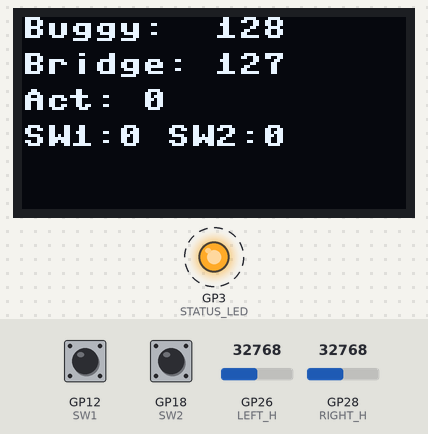
This program was run on a simulated Raspberry Pi Pico running MicroPython. Shown: 128×64 one-colour display, output pins drawn as LEDs (lit = HIGH). Dashed ring = blinking. The inputs (shaded band) are chosen by the test bench; at power-on: GP26 (LEFT_H) = 32768, GP18 (SW2) LOW, GP28 (RIGHT_H) = 32768, GP12 (SW1) LOW (analog values on the 0–65535 scale). No radio messages arrive unless stated (any console line starting 'radio sent:' is added by the test bench); library files of the repository ran but are not shown: ssd1306.py; what the program prints to the serial console is not drawn.

Above: at 0.91 s.
1.4 s: GP26 (LEFT_H) set to 45874
At 1.83 s:
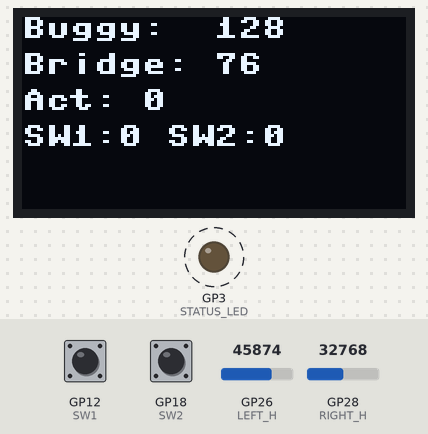
3.1 s: GP18 (SW2) pulled HIGH for 0.15 s
At 3.37 s:
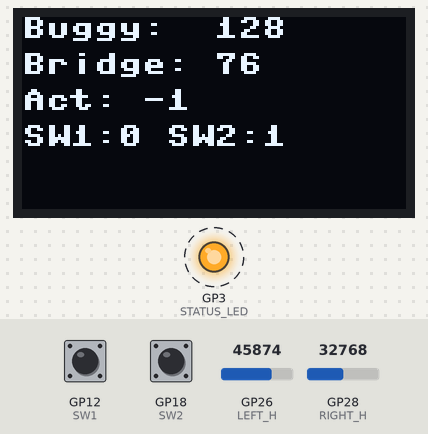
3.8 s: GP18 (SW2) pulled HIGH for 3.2 s
7.6 s: GP28 (RIGHT_H) set to 45874
At 8.28 s:
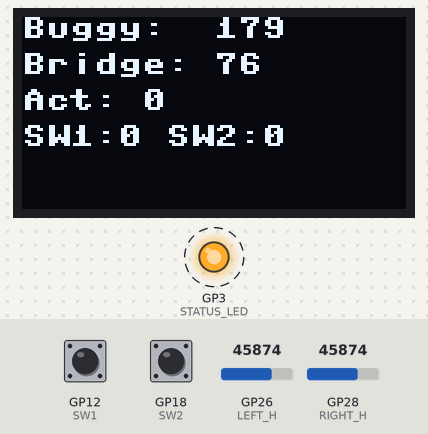
9.3 s: GP12 (SW1) pulled HIGH for 0.15 s
At 9.51 s:
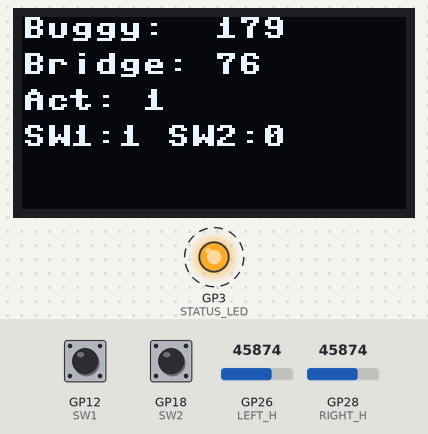
10.0 s: GP18 (SW2) pulled HIGH for 1 s
At 10.73 s:
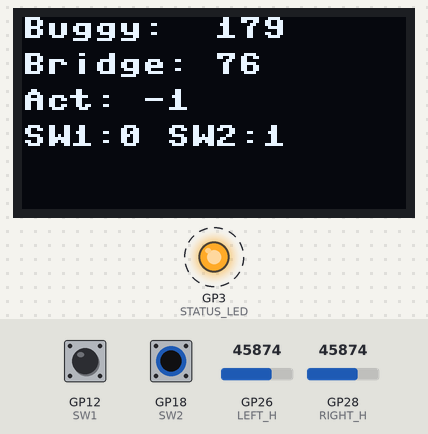
Timing chart, 0 to 12.6 s (numbered marks = the images above; inputs shaded):
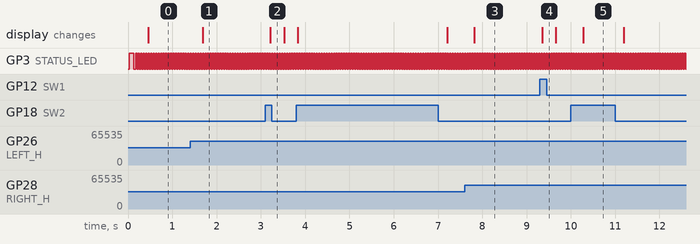

Measured:
- after the input at 1.4 s, the display: changes after 0.28 s (image 1)
- after the input at 3.1 s, the display: changes after 0.12 s (image 2)
- after the input at 7.6 s, the display: changes after 0.22 s (image 3)
- after the input at 9.3 s, the display: changes after 0.06 s (image 4)
- after the input at 10.0 s, the display: changes after 0.28 s (image 5)
- by itself, GP3 (STATUS_LED): alternates HIGH for 0.03 s and LOW for 0.03 s

The program:

main.py
```python
"""
Transmitter (the controller board)
"""
import utime
import struct
from machine import Pin, SPI, ADC
from ssd1306 import SSD1306_I2C
from nrf24l01 import NRF24L01
from machine import SoftI2C


# ---------------------------------------------------------------------------
# Radio configuration — must match the transmitter exactly
# ---------------------------------------------------------------------------
RADIO_CHANNEL  = 90
PAYLOAD_SIZE   = 5
PIPE_ADDRESS   = b"\xe1\xf0\xf0\xf0\xf0"

# GPIO pins on the pico
PIN_MISO = 4
PIN_SCK = 6
PIN_MOSI = 7
PIN_CS = 14
PIN_CE = 17

# Button switches
# SW1 = Pin(11, Pin.IN, Pin.PULL_DOWN)
# SW2 = Pin(10, Pin.IN, Pin.PULL_DOWN)

# Screen
OLED_SDA = Pin(20, Pin.OUT)
OLED_SCL = Pin(21, Pin.OUT)

i2c = SoftI2C(sda=OLED_SDA, scl=OLED_SCL)
oled = SSD1306_I2C(128, 64, i2c)
oled.rotate(180)

# ADC channels (joystick)
LEFT_H = ADC(Pin(26))
LEFT_V = ADC(Pin(27))
RIGHT_H = ADC(Pin(28))

# joystick switch
SW1 = Pin(12, Pin.IN, Pin.PULL_DOWN)
SW2 = Pin(18, Pin.IN, Pin.PULL_DOWN)

# status
STATUS_LED = Pin(3, Pin.OUT)

# ---------------------------------------------------------------------------
# Radio initialisation
# ---------------------------------------------------------------------------
def init_radio():
    spi = SPI(0,
              baudrate=4_000_000,
              polarity=0,
              phase=0,
              sck=Pin(PIN_SCK),
              mosi=Pin(PIN_MOSI),
              miso=Pin(PIN_MISO))

    nrf = NRF24L01(spi, cs=Pin(PIN_CS), ce=Pin(PIN_CE),
                   payload_size=PAYLOAD_SIZE)

    nrf.set_channel(RADIO_CHANNEL)
    nrf.open_tx_pipe(PIPE_ADDRESS)
    nrf.stop_listening()
    return nrf

# Packet builder

def build_packet(oled, buggy, bridge, sw1, sw2):
    actuator = 0
    if sw1:
        actuator = 1
    elif sw2:
        actuator = -1

    oled.fill(0)
    oled.text("Buggy:  {}".format(buggy >> 8),  0,  0)
    oled.text("Bridge: {}".format(bridge >> 8), 0, 12)
    oled.text("Act: {}".format(actuator),        0, 24)
    oled.text("SW1:{} SW2:{}".format(sw1, sw2), 0, 36)
    oled.show()

    return struct.pack("<HHb", buggy, bridge, actuator)

TX_INTERVAL_MS = 20

def main():
    print("Hack-A-Bot transmitter starting...")
    nrf = init_radio()
    STATUS_LED.value(1)
    utime.sleep_ms(100)
    STATUS_LED.value(0)

    last_tx = utime.ticks_ms()

    while True:
        now = utime.ticks_ms()
        if utime.ticks_diff(now, last_tx) < TX_INTERVAL_MS:
            continue
        last_tx = now

        buggy  = RIGHT_H.read_u16()   # left = backward, right = forward
        bridge = 65535 - LEFT_H.read_u16()
        s1 = SW1.value()
        s2 = SW2.value()

        payload = build_packet(oled, buggy, bridge, s1, s2)

        try:
            nrf.send(payload)
            STATUS_LED.toggle()
        except OSError:
            # Radio NAK or not ready — safe to ignore for one cycle
            pass

        utime.sleep_ms(1)

main()
```
